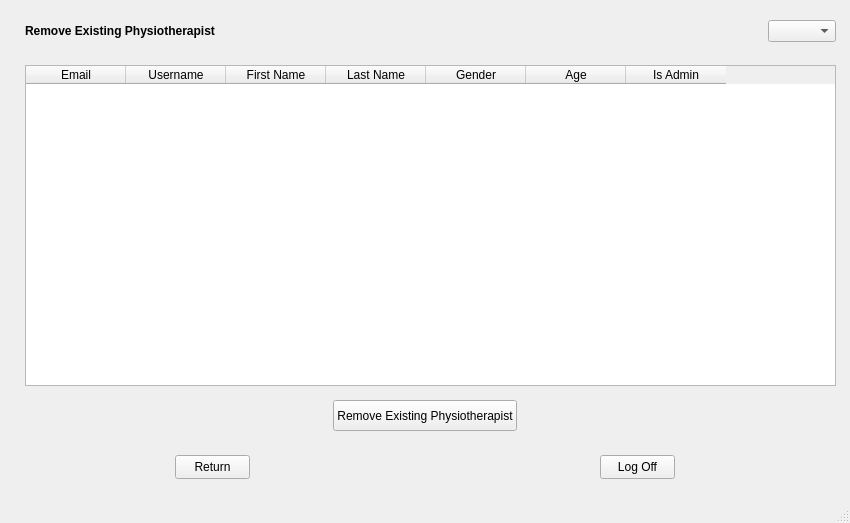
<?xml version="1.0" encoding="UTF-8"?>
<ui version="4.0">
 <class>RemoveExistingPhysiotherapists</class>
 <widget class="QMainWindow" name="RemoveExistingPhysiotherapists">
  <property name="geometry">
   <rect>
    <x>0</x>
    <y>0</y>
    <width>850</width>
    <height>523</height>
   </rect>
  </property>
  <property name="windowTitle">
   <string>Remove Existing Physiotherapist</string>
  </property>
  <widget class="QWidget" name="centralwidget">
   <widget class="QLabel" name="label_Remove_Existing_Physiotherapist">
    <property name="geometry">
     <rect>
      <x>25</x>
      <y>10</y>
      <width>811</width>
      <height>41</height>
     </rect>
    </property>
    <property name="font">
     <font>
      <pointsize>9</pointsize>
      <bold>true</bold>
     </font>
    </property>
    <property name="text">
     <string>Remove Existing Physiotherapist</string>
    </property>
   </widget>
   <widget class="QPushButton" name="RemoveButton">
    <property name="geometry">
     <rect>
      <x>333</x>
      <y>400</y>
      <width>184</width>
      <height>31</height>
     </rect>
    </property>
    <property name="cursor">
     <cursorShape>OpenHandCursor</cursorShape>
    </property>
    <property name="text">
     <string>Remove Existing Physiotherapist</string>
    </property>
   </widget>
   <widget class="QPushButton" name="ReturnButton">
    <property name="geometry">
     <rect>
      <x>175</x>
      <y>455</y>
      <width>75</width>
      <height>24</height>
     </rect>
    </property>
    <property name="cursor">
     <cursorShape>OpenHandCursor</cursorShape>
    </property>
    <property name="text">
     <string>Return</string>
    </property>
   </widget>
   <widget class="QPushButton" name="LogOffButton">
    <property name="geometry">
     <rect>
      <x>600</x>
      <y>455</y>
      <width>75</width>
      <height>24</height>
     </rect>
    </property>
    <property name="cursor">
     <cursorShape>OpenHandCursor</cursorShape>
    </property>
    <property name="text">
     <string>Log Off</string>
    </property>
   </widget>
   <widget class="QTableWidget" name="tableWidget_Physiotherapists">
    <property name="geometry">
     <rect>
      <x>25</x>
      <y>65</y>
      <width>811</width>
      <height>321</height>
     </rect>
    </property>
    <property name="cursor" stdset="0">
     <cursorShape>OpenHandCursor</cursorShape>
    </property>
    <property name="layoutDirection">
     <enum>Qt::LayoutDirection::LeftToRight</enum>
    </property>
    <column>
     <property name="text">
      <string>Email</string>
     </property>
    </column>
    <column>
     <property name="text">
      <string>Username</string>
     </property>
    </column>
    <column>
     <property name="text">
      <string>First Name</string>
     </property>
    </column>
    <column>
     <property name="text">
      <string>Last Name</string>
     </property>
    </column>
    <column>
     <property name="text">
      <string>Gender</string>
     </property>
    </column>
    <column>
     <property name="text">
      <string>Age</string>
     </property>
    </column>
    <column>
     <property name="text">
      <string>Is Admin</string>
     </property>
    </column>
   </widget>
   <widget class="QComboBox" name="comboBoxLanguage">
    <property name="geometry">
     <rect>
      <x>768</x>
      <y>20</y>
      <width>68</width>
      <height>22</height>
     </rect>
    </property>
    <property name="cursor">
     <cursorShape>OpenHandCursor</cursorShape>
    </property>
    <property name="currentText">
     <string/>
    </property>
    <property name="currentIndex">
     <number>-1</number>
    </property>
    <item>
     <property name="text">
      <string>English</string>
     </property>
    </item>
    <item>
     <property name="text">
      <string>עברית</string>
     </property>
    </item>
   </widget>
  </widget>
  <widget class="QMenuBar" name="menubar">
   <property name="geometry">
    <rect>
     <x>0</x>
     <y>0</y>
     <width>850</width>
     <height>22</height>
    </rect>
   </property>
  </widget>
  <widget class="QStatusBar" name="statusbar"/>
 </widget>
 <tabstops>
  <tabstop>tableWidget_Physiotherapists</tabstop>
  <tabstop>RemoveButton</tabstop>
  <tabstop>ReturnButton</tabstop>
  <tabstop>LogOffButton</tabstop>
 </tabstops>
 <resources/>
 <connections/>
</ui>
